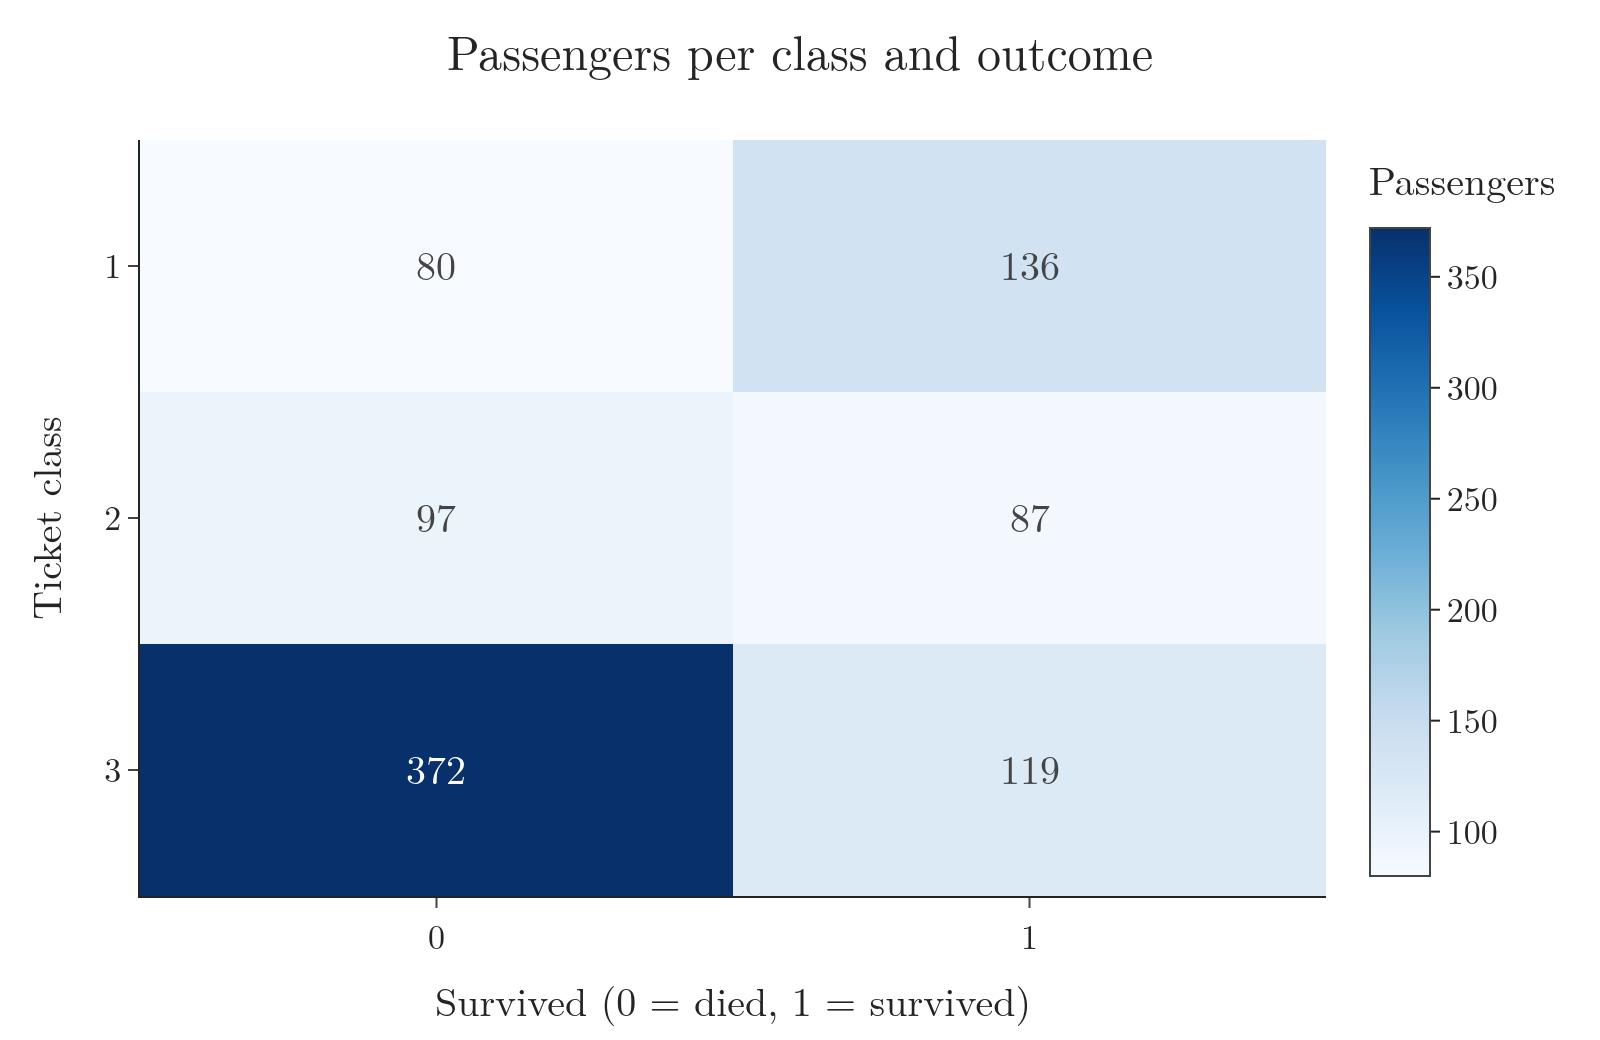

Source code (Python):
"""Titanic: crosstab of class vs survival, shown as a heatmap."""
import pandas as pd
import plotly.express as px
from common import load, save_px, FONT

t = load("titanic_train")
ct = pd.crosstab(t.Pclass, t.Survived)
fig = px.imshow(ct, text_auto=True, color_continuous_scale="Blues", aspect="auto",
                labels=dict(x="Survived (0 = died, 1 = survived)", y="Ticket class", color="Passengers"))
fig.update_traces(textfont_size=20)
fig.update_xaxes(tickvals=[0, 1], side="bottom")
fig.update_yaxes(tickvals=[1, 2, 3])
fig.update_layout(template="simple_white", width=800, height=520, font=FONT,
                  title=dict(text="Passengers per class and outcome", x=0.5), margin=dict(l=70, r=20, t=70, b=60))
save_px(fig, "heatmap_class")
